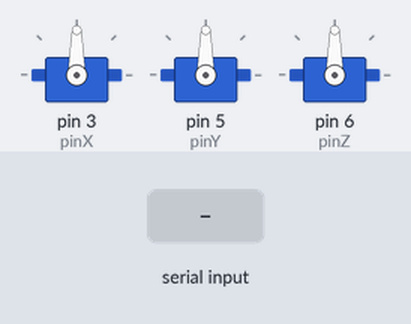
A sketch run on a simulated Arduino Uno, built with avr-gcc and run on an emulated ATmega328P. Parts: 3 × servo. The inputs (shaded band) are chosen by the test bench. What the sketch prints to the serial monitor is not drawn.

Above: at 1.2 s.
1.3 s: "90,45,200,10\n" received over Serial
2.8 s: "90,45,200\n" received over Serial
Timing chart, 0 to 5.8 s (numbered marks = the images above; inputs shaded):
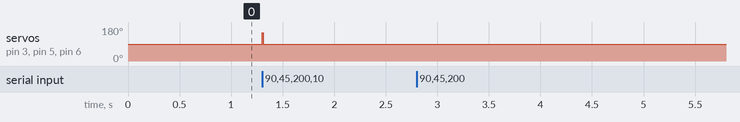

Measured:
- after the input at 1.3 s, servo on pin 3 (pinX), servo on pin 5 (pinY), servo on pin 6 (pinZ): 90° → 150° at once, → 90° 0.01 s later
- after the input at 2.8 s, every drawn part: stays the same

The sketch:

thrust_vector_servo.ino
```cpp
#include <Servo.h>

Servo servoX;
Servo servoY;
Servo servoZ;

const int pinX = 3;
const int pinY = 5;
const int pinZ = 6;

float thrustX = 0.0;
float thrustY = 0.0;
float thrustZ = 0.0;
int durationMs = 0;

int mapVectorToAngle(float v) {
  v = constrain(v, -1.0, 1.0);
  return (int)(90 + v * 60); // 90=center, +/-60 deg steering
}

void applyThrust(float x, float y, float z, int duration) {
  servoX.write(mapVectorToAngle(x));
  servoY.write(mapVectorToAngle(y));
  servoZ.write(mapVectorToAngle(z));

  delay(duration);

  servoX.write(90);
  servoY.write(90);
  servoZ.write(90);
}

void setup() {
  Serial.begin(115200);
  servoX.attach(pinX);
  servoY.attach(pinY);
  servoZ.attach(pinZ);

  servoX.write(90);
  servoY.write(90);
  servoZ.write(90);

  Serial.println("READY");
}

void loop() {
  if (Serial.available()) {
    String msg = Serial.readStringUntil('\n');

    // Expected CSV fallback: x,y,z,duration
    int p1 = msg.indexOf(',');
    int p2 = msg.indexOf(',', p1 + 1);
    int p3 = msg.indexOf(',', p2 + 1);

    if (p1 > 0 && p2 > p1 && p3 > p2) {
      thrustX = msg.substring(0, p1).toFloat();
      thrustY = msg.substring(p1 + 1, p2).toFloat();
      thrustZ = msg.substring(p2 + 1, p3).toFloat();
      durationMs = msg.substring(p3 + 1).toInt();

      applyThrust(thrustX, thrustY, thrustZ, durationMs);
      Serial.println("EXECUTED");
    } else {
      Serial.println("INVALID_COMMAND");
    }
  }
}
```
